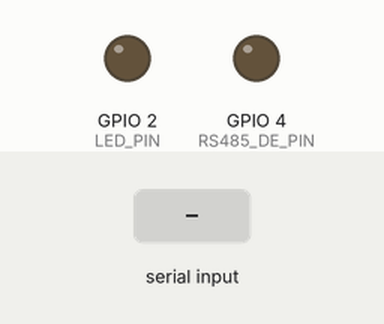
The program below on a simulated ESP32. Shown: output pins drawn as LEDs (lit = HIGH). Inputs (shaded band) come from the test bench. What the program prints to the serial monitor is not drawn.

Above: at 1.3 s.
1.4 s: "1" received over the second serial link
Timing chart, 0 to 4.4 s (numbered marks = the images above; inputs shaded):
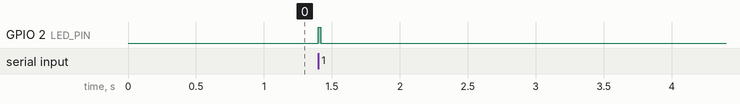

The program:

main.cpp
```cpp
// (licence header left out)
#include <Arduino.h>
#include "config.h"

// --- RS485 on UART2 ---
HardwareSerial RS485(2);

// --- Buffers for bulk transfer ---
uint8_t usbBuf[BUF_SIZE];
uint8_t rs485Buf[BUF_SIZE];

// --- Statistics ---
unsigned long usbToRs485Bytes = 0;
unsigned long rs485ToUsbBytes = 0;

// --- Setup ---
void setup() {
    // USB Serial to Lab Server
    Serial.begin(USB_BAUD);
    while (!Serial) { delay(10); }

    // RS485 to L1 LinkMaster
    pinMode(RS485_DE_PIN, OUTPUT);
    digitalWrite(RS485_DE_PIN, LOW);  // Start in receive mode
    RS485.begin(RS485_BAUD, SERIAL_8N1, RS485_RX_PIN, RS485_TX_PIN);

    // Status LED
    pinMode(LED_PIN, OUTPUT);
    digitalWrite(LED_PIN, LOW);

    // Small delay for RS485 bus to settle
    delay(100);

    // Announce ready on USB (Lab Server can detect L2 is alive)
    Serial.print("{\"ok\":true,\"data\":{\"fw\":\"");
    Serial.print(FW_NAME);
    Serial.print("\",\"ver\":\"");
    Serial.print(FW_VERSION);
    Serial.print("\",\"node_id\":");
    Serial.print(NODE_ID);
    Serial.println("}}");
}

// --- Main loop ---
void loop() {
    // USB → RS485: Forward bytes from Lab Server to L1 LinkMaster
    int usbAvail = Serial.available();
    if (usbAvail > 0) {
        if (usbAvail > BUF_SIZE) usbAvail = BUF_SIZE;
        int bytesRead = Serial.readBytes(usbBuf, usbAvail);

        // Switch to transmit mode
        digitalWrite(RS485_DE_PIN, HIGH);
        delayMicroseconds(50);

        RS485.write(usbBuf, bytesRead);
        RS485.flush();  // Wait for TX complete

        // Switch back to receive mode
        delayMicroseconds(50);
        digitalWrite(RS485_DE_PIN, LOW);

        usbToRs485Bytes += bytesRead;
        digitalWrite(LED_PIN, HIGH);  // Blink on activity
    }

    // RS485 → USB: Forward bytes from L1 LinkMaster to Lab Server
    int rs485Avail = RS485.available();
    if (rs485Avail > 0) {
        if (rs485Avail > BUF_SIZE) rs485Avail = BUF_SIZE;
        int bytesRead = RS485.readBytes(rs485Buf, rs485Avail);

        Serial.write(rs485Buf, bytesRead);

        rs485ToUsbBytes += bytesRead;
        digitalWrite(LED_PIN, HIGH);  // Blink on activity
    }

    // LED off after brief flash
    static unsigned long ledOffTime = 0;
    if (digitalRead(LED_PIN) == HIGH) {
        if (ledOffTime == 0) {
            ledOffTime = millis() + 20;
        } else if (millis() >= ledOffTime) {
            digitalWrite(LED_PIN, LOW);
            ledOffTime = 0;
        }
    }
}
```

config.h
```cpp
// (licence header left out)
#ifndef CONFIG_H
#define CONFIG_H

// --- Node identity ---
#define NODE_ID       16
#define FW_NAME       "L2-RS485-Bridge"
#define FW_VERSION    "2.0.0"

// --- USB Serial (to Lab Server) ---
#define USB_BAUD 115200

// --- RS485 Serial (to L1 LinkMaster) ---
#define RS485_BAUD    115200   // Must match L1 upstream baud
#define RS485_RX_PIN  16       // UART2 RX
#define RS485_TX_PIN  17       // UART2 TX
#define RS485_DE_PIN  4        // Driver Enable (HIGH = transmit, LOW = receive)

// --- Status LED ---
#define LED_PIN 2

// --- Buffer ---
#define BUF_SIZE 512

#endif // CONFIG_H
```

Measured:
- after the input at 1.4 s, GPIO 2 (LED_PIN): LOW → HIGH at once, → LOW 0.02 s later
